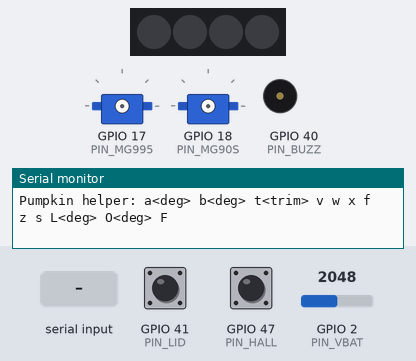
Bench run of a sketch on a simulated ESP32-S3. Parts: 4 RGB LEDs in strip order, left to right, 2 × servo, buzzer (waves = sounding, pin HIGH), the last lines printed to the serial monitor. Inputs (shaded band) come from the test bench; at power-on: GPIO 2 (PIN_VBAT) = 2048, GPIO 41 (PIN_LID) HIGH, GPIO 47 (PIN_HALL) HIGH.

Above: at 2.7 s.
2.8 s: "f\n" received over Serial
At 3.3 s:
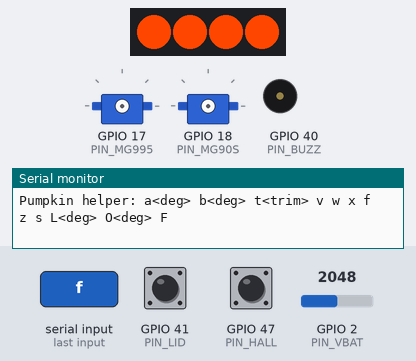
4.3 s: "w90\n" received over Serial
At 7.0 s:
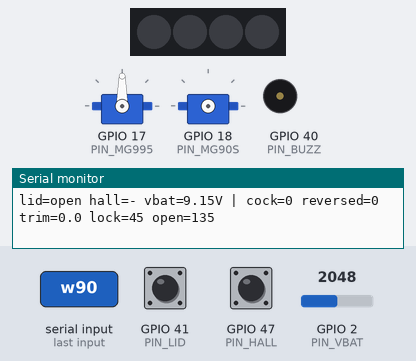
7.3 s: "L\n" received over Serial
8.8 s: "a90\n" received over Serial
11.0 s: "t90\n" received over Serial
At 11.9 s:
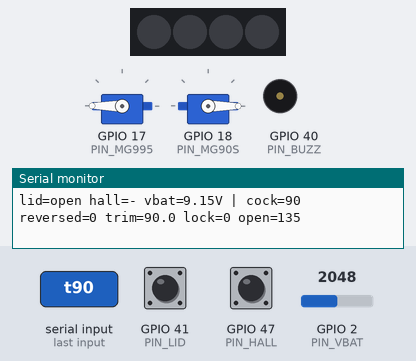
12.5 s: "a,45\n" received over Serial
At 12.65 s:
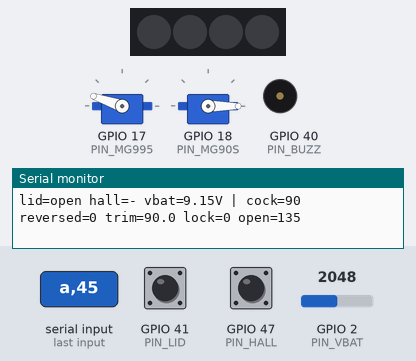
Timing chart, 0 to 15.5 s (numbered marks = the images above; inputs shaded):
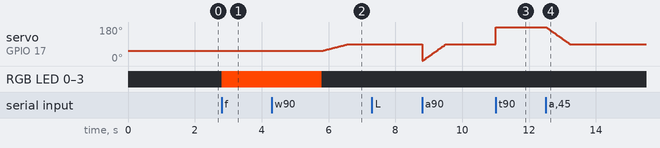

Measured:
- after the input at 2.8 s, RGB LED 0–3: off → RGB(255, 70, 0) at once
- after the input at 4.3 s, servo on GPIO 17 (PIN_MG995): moves from 54° to 90° over 0.77 s, starting after 1.5 s
- after the input at 11.0 s, servo on GPIO 17 (PIN_MG995): 90° → 180° at once
- after the input at 12.5 s, servo on GPIO 17 (PIN_MG995): moves from 180° to 90° over 0.71 s, starting at once

The sketch:

pumpkin_helper.ino
```cpp
// Cat-Eye Pumpkin - assembly & calibration helper (not the show firmware)
// Board: ESP32S3 Dev Module, USB CDC On Boot: Enabled. Libraries: ESP32Servo, Adafruit NeoPixel.
// Serial Monitor: 115200 baud, line ending "Newline".
#include <ESP32Servo.h>
#include <Adafruit_NeoPixel.h>

// ---- write your calibration results here so they survive a reboot ----
bool  REVERSED = false;   // MG995 direction  (command v)
float TRIM     = 0;       // MG995 zero trim, degrees (command t)
int   LOCK_DEG = 45;      // MG90S deadbolt locked (command L)
int   OPEN_DEG = 135;     // MG90S deadbolt open   (command O)

const int PIN_MG995 = 17, PIN_MG90S = 18, PIN_LID = 41, PIN_HALL = 47;
const int PIN_LED = 39, PIN_BUZZ = 40, PIN_VBAT = 2;

Servo cock, latch;
Adafruit_NeoPixel flame(4, PIN_LED, NEO_GRB + NEO_KHZ800);
float cockPos = 0;        // last logical MG995 angle

void cockWrite(float logical) {
  float s = logical + TRIM;
  if (REVERSED) s = 180 - s;
  s = constrain(s, 0.0f, 180.0f);
  if (!cock.attached()) cock.attach(PIN_MG995, 500, 2500);
  cock.writeMicroseconds(500 + (int)(s * 2000.0f / 180.0f));
  cockPos = logical;
}

void cockMove(float target, int msPerDeg) {      // slow, 1 degree per step
  while (fabsf(target - cockPos) >= 1.0f) {
    cockWrite(cockPos + (target > cockPos ? 1.0f : -1.0f));
    delay(msPerDeg);
  }
  cockWrite(target);
}

void latchWrite(int deg) {
  if (!latch.attached()) latch.attach(PIN_MG90S, 500, 2500);
  latch.write(constrain(deg, 0, 180));
}

bool lidClosed()  { return digitalRead(PIN_LID) == LOW; }
bool magnetSeen() { return digitalRead(PIN_HALL) == LOW; }
float vbat()      { return analogReadMilliVolts(PIN_VBAT) / 1000.0f * (122.0f / 22.0f); }

void flameOn(bool on) {
  for (int i = 0; i < 4; i++) flame.setPixelColor(i, on ? flame.Color(255, 70, 0) : 0);
  flame.show();
}

void beep(int ms) { digitalWrite(PIN_BUZZ, HIGH); delay(ms); digitalWrite(PIN_BUZZ, LOW); }

void status() {
  Serial.printf("lid=%s hall=%s vbat=%.2fV | cock=%.0f reversed=%d trim=%.1f lock=%d open=%d\n",
                lidClosed() ? "CLOSED" : "open", magnetSeen() ? "MAGNET" : "-", vbat(),
                cockPos, REVERSED ? 1 : 0, TRIM, LOCK_DEG, OPEN_DEG);
}

void waitLidClosed() {                           // closed and steady for 250 ms
  uint32_t since = 0;
  while (true) {
    if (lidClosed()) { if (!since) since = millis(); if (millis() - since > 250) return; }
    else since = 0;
    delay(10);
  }
}

void fullCycle() {                               // the 5-step hand-off, start from ARMED
  Serial.println("FIRE: bolt open");
  flameOn(true); beep(300); latchWrite(OPEN_DEG);
  delay(3000); flameOn(false);
  Serial.println("Cock 0 -> 134 (2 deg past the 132 notch), hold on the pawl");
  cockMove(0, 4); cockMove(134, 8); delay(300); cock.detach();
  Serial.println("Close the lid...");
  waitLidClosed();
  latchWrite(LOCK_DEG); delay(300);
  Serial.println("Release 132 -> 180, then reset 180 -> 0");
  cockMove(180, 6); delay(200);
  cockMove(0, 3); delay(300);
  cock.detach(); latch.detach();
  Serial.println("ARMED");
}

void setup() {
  Serial.begin(115200);
  pinMode(PIN_LID, INPUT_PULLUP);
  pinMode(PIN_HALL, INPUT_PULLUP);
  pinMode(PIN_BUZZ, OUTPUT); digitalWrite(PIN_BUZZ, LOW);
  ESP32PWM::allocateTimer(0); ESP32PWM::allocateTimer(1);
  cock.setPeriodHertz(50); latch.setPeriodHertz(50);
  flame.begin(); flame.show();
  delay(1500);
  Serial.println("Pumpkin helper: a<deg> b<deg> t<trim> v w x f z s L<deg> O<deg> F");
}

void loop() {
  if (!Serial.available()) return;
  String in = Serial.readStringUntil('\n'); in.trim();
  if (in.length() == 0) return;
  char c = in.charAt(0);
  float v = in.substring(1).toFloat();
  switch (c) {
    case 'a': cockMove(constrain(v, 0.0f, 180.0f), 8); break;      // MG995 to logical angle
    case 'b': latchWrite((int)v); break;                           // MG90S to raw angle
    case 't': TRIM = v; cockWrite(cockPos); break;                 // zero trim
    case 'v': REVERSED = !REVERSED; break;                         // flip MG995 direction
    case 'w':                                                      // direction test, bare spline only
      if (!cock.attached()) cock.attach(PIN_MG995, 500, 2500);
      for (int us = 1100; us <= 1500; us += 5) { cock.writeMicroseconds(us); delay(10); }
      Serial.println("Seen from the front: clockwise -> keep; anticlockwise -> send v");
      break;
    case 'x': cock.detach(); latch.detach(); break;                // both servos limp
    case 'f': flameOn(true); delay(3000); flameOn(false); break;   // LED test
    case 'z': beep(200); break;                                    // buzzer test
    case 'L': LOCK_DEG = (int)v; latchWrite(LOCK_DEG); break;
    case 'O': OPEN_DEG = (int)v; latchWrite(OPEN_DEG); break;
    case 'F': fullCycle(); break;
    case 's': break;
    default: Serial.println("?"); break;
  }
  status();
}
```
